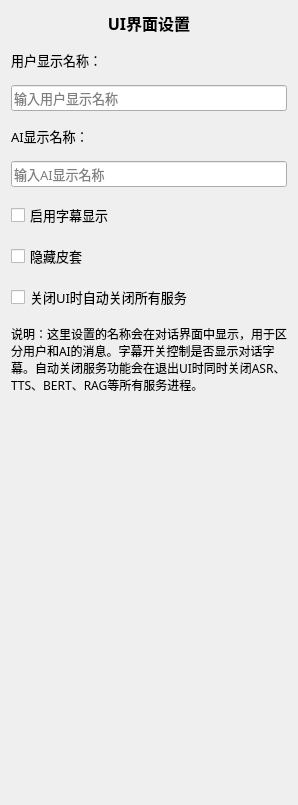
         <widget class="QWidget" name="page_ui_settings">
          <layout class="QVBoxLayout" name="verticalLayout_ui_settings">
           <property name="spacing">
            <number>15</number>
           </property>
           <item>
            <widget class="QLabel" name="label_ui_settings_title">
             <property name="font">
              <font>
               <family>微软雅黑</family>
               <pointsize>12</pointsize>
               <weight>75</weight>
               <bold>true</bold>
              </font>
             </property>
             <property name="text">
              <string>UI界面设置</string>
             </property>
             <property name="alignment">
              <set>Qt::AlignCenter</set>
             </property>
            </widget>
           </item>
           <item>
            <widget class="QLabel" name="label_user_name">
             <property name="font">
              <font>
               <family>微软雅黑</family>
               <pointsize>10</pointsize>
              </font>
             </property>
             <property name="text">
              <string>用户显示名称：</string>
             </property>
            </widget>
           </item>
           <item>
            <widget class="QLineEdit" name="lineEdit_user_name">
             <property name="font">
              <font>
               <family>微软雅黑</family>
               <pointsize>10</pointsize>
              </font>
             </property>
             <property name="placeholderText">
              <string>输入用户显示名称</string>
             </property>
            </widget>
           </item>
           <item>
            <widget class="QLabel" name="label_ai_name">
             <property name="font">
              <font>
               <family>微软雅黑</family>
               <pointsize>10</pointsize>
              </font>
             </property>
             <property name="text">
              <string>AI显示名称：</string>
             </property>
            </widget>
           </item>
           <item>
            <widget class="QLineEdit" name="lineEdit_ai_name">
             <property name="font">
              <font>
               <family>微软雅黑</family>
               <pointsize>10</pointsize>
              </font>
             </property>
             <property name="placeholderText">
              <string>输入AI显示名称</string>
             </property>
            </widget>
           </item>
           <item>
            <widget class="QCheckBox" name="checkBox_subtitle_enabled">
             <property name="font">
              <font>
               <family>微软雅黑</family>
               <pointsize>10</pointsize>
              </font>
             </property>
             <property name="text">
              <string>启用字幕显示</string>
             </property>
            </widget>
           </item>
           <item>
            <widget class="QCheckBox" name="checkBox_hide_model">
             <property name="font">
              <font>
               <family>微软雅黑</family>
               <pointsize>10</pointsize>
              </font>
             </property>
             <property name="text">
              <string>隐藏皮套</string>
             </property>
            </widget>
           </item>
           <item>
            <widget class="QCheckBox" name="checkBox_auto_close_services">
             <property name="font">
              <font>
               <family>微软雅黑</family>
               <pointsize>10</pointsize>
              </font>
             </property>
             <property name="text">
              <string>关闭UI时自动关闭所有服务</string>
             </property>
            </widget>
           </item>
           <item>
            <widget class="QLabel" name="label_ui_settings_desc">
             <property name="font">
              <font>
               <family>微软雅黑</family>
               <pointsize>9</pointsize>
              </font>
             </property>
             <property name="text">
              <string>说明：这里设置的名称会在对话界面中显示，用于区分用户和AI的消息。字幕开关控制是否显示对话字幕。自动关闭服务功能会在退出UI时同时关闭ASR、TTS、BERT、RAG等所有服务进程。</string>
             </property>
             <property name="wordWrap">
              <bool>true</bool>
             </property>
             <property name="alignment">
              <set>Qt::AlignLeft|Qt::AlignTop</set>
             </property>
            </widget>
           </item>
           <item>
            <spacer name="verticalSpacer_ui_settings">
             <property name="orientation">
              <enum>Qt::Vertical</enum>
             </property>
             <property name="sizeHint" stdset="0">
              <size>
               <width>20</width>
               <height>400</height>
              </size>
             </property>
            </spacer>
           </item>
          </layout>
         </widget>
